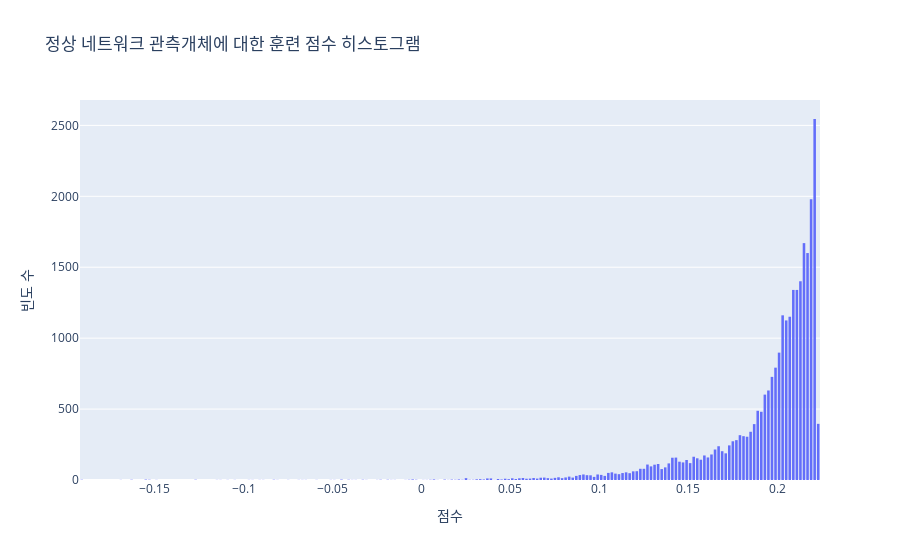

The code cell stored with this chart in its notebook:
### Code cell
fig.update_layout(
    title_text='정상 네트워크 관측개체에 대한 훈련 점수 히스토그램',
    xaxis_title_text='점수',
    yaxis_title_text='빈도 수',
    bargap=0.2,
    bargroupgap=0.1
)

### Figure 1 — Plotly figure (JSON) as saved in the notebook; plotly's stock layout.template omitted (floating-point values rounded to 4 significant figures; data arrays with more than 128 entries replaced by an {"elided": "..."} marker saying what was removed)
{"data": [{"type": "histogram", "x": {"elided": "27472 float values"}}], "layout": {"autosize": true, "bargap": 0.2, "bargroupgap": 0.1, "title": {"text": "정상 네트워크 관측개체에 대한 훈련 점수 히스토그램"}, "xaxis": {"autorange": true, "range": [-0.192, 0.224], "title": {"text": "점수"}, "type": "linear"}, "yaxis": {"autorange": true, "range": [0, 2679.0], "title": {"text": "빈도 수"}}}}
